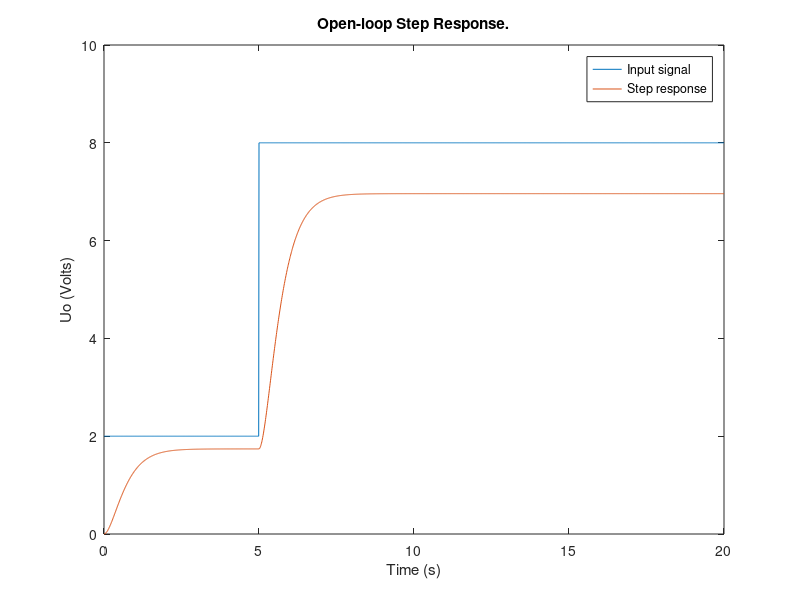
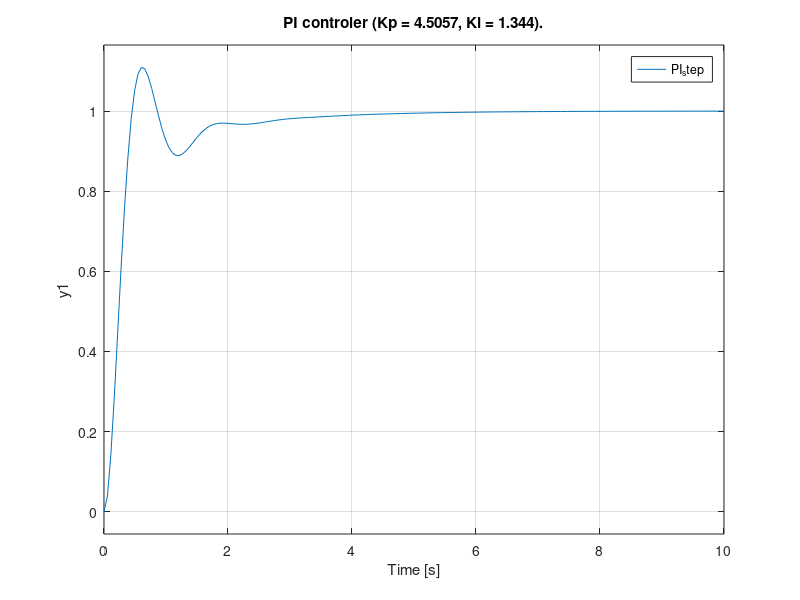
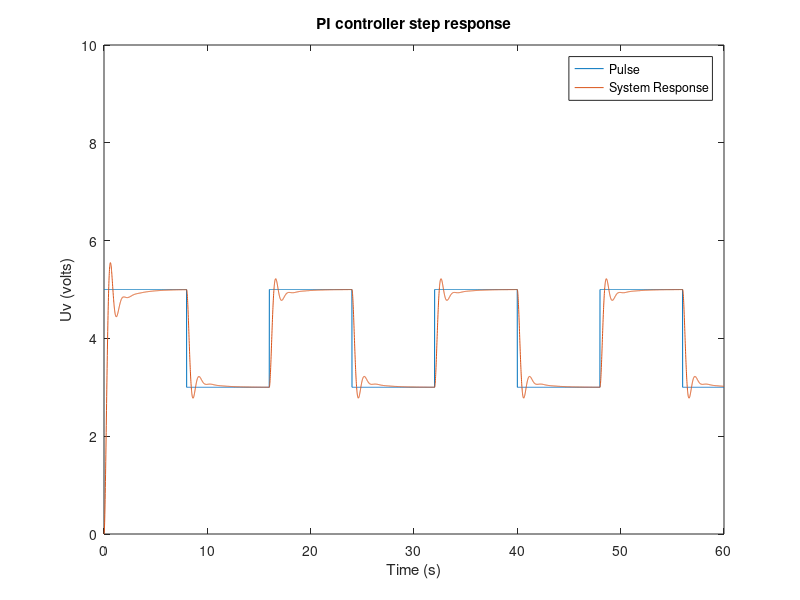

The MATLAB script that drew these images, in order:
clear all
close all
clc
Ks = 0.87;
Te = 0.1;  %tu
Tb = 1.12;  %tg

T1 = 0.37*Tb;
T2 = 3.33*Te;

sys  = Ks * tf(1, [T1 1]) * tf(1, [T2 1])

% D.4

figure('Name','Transfer function')
% [y,t] = step(sys);
t=0:0.01:20;
for k=1:length(t)
    if(t(k)<5)
        y(k) = 2;
    else
        y(k) = 8;
    end
end
plot(t, y);
hold on
st = lsim(sys,y,t);
plot(t, st);
title('Open-loop Step Response.');
ylabel('Uo (Volts)');
xlabel('Time (s)'); 
axis([0 20 0 10])
legend('Input signal', 'Step response')
hold off

        % PI contoller
%///Parameters
disp('pi')
Kp = (0.35*Tb)/(Ks*Te);
Ti = 1.2*Tb;
%\\\
figure('Name','PI controller')
PID_controller = pidstd(Kp, Ti);
m = feedback(PID_controller*sys,1);
step(m)
title(['PI controler (Kp = ' num2str(Kp) ', Ki = ' num2str(Ti)  ').']);
legend('PI_step')


%D.5
f = 1/16;
t1=0:0.01:60;
pulse = 2*square(2*pi*f*t1)/2 + 4;
figure('Name','Step response')
plot(t1, pulse)
axis([0 60 0 10])
hold on
resp = lsim(m,pulse,t1);
plot(t1, resp) 
title('PI controller step response')
legend('Pulse', 'System Response')
xlabel('Time (s)'); 
ylabel('Uv (volts)');
e = resp - (pulse.');

% Errors
iea = trapz(t1,abs(e));          % IAE trapz=numerical integration 
ise = trapz(t1,e.^2);            % ISE 
itae = trapz(t1, t1'.*abs(e));     % ITAE
itse = trapz(t1,t1'.*(e.^2));      % ITSE


